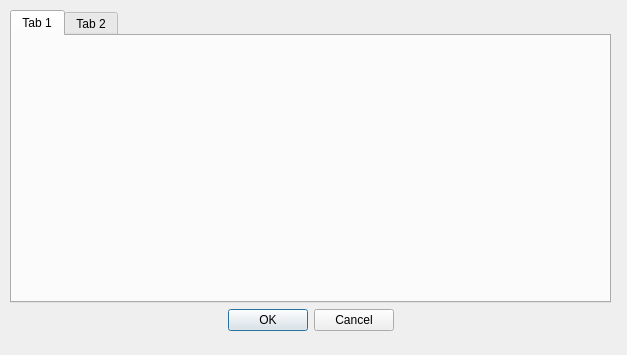
<?xml version="1.0" encoding="UTF-8"?>
<ui version="4.0">
 <class>PreferencesDialog</class>
 <widget class="QDialog" name="PreferencesDialog">
  <property name="geometry">
   <rect>
    <x>0</x>
    <y>0</y>
    <width>627</width>
    <height>355</height>
   </rect>
  </property>
  <property name="windowTitle">
   <string>Dialog</string>
  </property>
  <widget class="QWidget" name="verticalLayoutWidget">
   <property name="geometry">
    <rect>
     <x>10</x>
     <y>10</y>
     <width>601</width>
     <height>321</height>
    </rect>
   </property>
   <layout class="QVBoxLayout" name="verticalLayout">
    <item>
     <widget class="QTabWidget" name="tabWidget">
      <widget class="QWidget" name="tab">
       <attribute name="title">
        <string>Tab 1</string>
       </attribute>
      </widget>
      <widget class="QWidget" name="tab_2">
       <attribute name="title">
        <string>Tab 2</string>
       </attribute>
      </widget>
     </widget>
    </item>
    <item>
     <widget class="QDialogButtonBox" name="buttonBox">
      <property name="enabled">
       <bool>true</bool>
      </property>
      <property name="sizePolicy">
       <sizepolicy hsizetype="Expanding" vsizetype="Fixed">
        <horstretch>0</horstretch>
        <verstretch>0</verstretch>
       </sizepolicy>
      </property>
      <property name="orientation">
       <enum>Qt::Horizontal</enum>
      </property>
      <property name="standardButtons">
       <set>QDialogButtonBox::Cancel|QDialogButtonBox::Ok</set>
      </property>
      <property name="centerButtons">
       <bool>true</bool>
      </property>
     </widget>
    </item>
   </layout>
  </widget>
 </widget>
 <resources/>
 <connections>
  <connection>
   <sender>buttonBox</sender>
   <signal>accepted()</signal>
   <receiver>PreferencesDialog</receiver>
   <slot>accept()</slot>
   <hints>
    <hint type="sourcelabel">
     <x>248</x>
     <y>254</y>
    </hint>
    <hint type="destinationlabel">
     <x>157</x>
     <y>274</y>
    </hint>
   </hints>
  </connection>
  <connection>
   <sender>buttonBox</sender>
   <signal>rejected()</signal>
   <receiver>PreferencesDialog</receiver>
   <slot>reject()</slot>
   <hints>
    <hint type="sourcelabel">
     <x>316</x>
     <y>260</y>
    </hint>
    <hint type="destinationlabel">
     <x>286</x>
     <y>274</y>
    </hint>
   </hints>
  </connection>
 </connections>
</ui>
